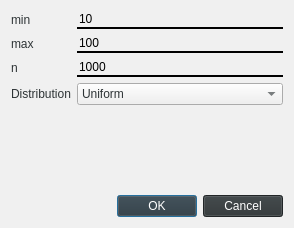
<?xml version="1.0" encoding="UTF-8"?>
<ui version="4.0">
 <class>Dialog</class>
 <widget class="QDialog" name="Dialog">
  <property name="geometry">
   <rect>
    <x>0</x>
    <y>0</y>
    <width>294</width>
    <height>228</height>
   </rect>
  </property>
  <property name="windowTitle">
   <string>Dialog</string>
  </property>
  <property name="styleSheet">
   <string notr="true">background-color: rgb(240, 240, 240);</string>
  </property>
  <layout class="QVBoxLayout" name="verticalLayout">
   <item>
    <layout class="QFormLayout" name="formLayout">
     <item row="0" column="0">
      <widget class="QLabel" name="label">
       <property name="styleSheet">
        <string notr="true">color: rgb(46, 52, 54);;</string>
       </property>
       <property name="text">
        <string>min</string>
       </property>
      </widget>
     </item>
     <item row="0" column="1">
      <widget class="QLineEdit" name="lineEdit_2">
       <property name="styleSheet">
        <string notr="true">background-color: rgb(240, 240, 240);
border: none;
border-bottom: 2px solid black;</string>
       </property>
       <property name="text">
        <string>10</string>
       </property>
      </widget>
     </item>
     <item row="1" column="0">
      <widget class="QLabel" name="label_2">
       <property name="styleSheet">
        <string notr="true">color: rgb(46, 52, 54);;</string>
       </property>
       <property name="text">
        <string>max</string>
       </property>
      </widget>
     </item>
     <item row="1" column="1">
      <widget class="QLineEdit" name="lineEdit">
       <property name="styleSheet">
        <string notr="true">background-color: rgb(240, 240, 240);
border: none;
border-bottom: 2px solid black;</string>
       </property>
       <property name="text">
        <string>100</string>
       </property>
      </widget>
     </item>
     <item row="2" column="0">
      <widget class="QLabel" name="label_3">
       <property name="styleSheet">
        <string notr="true">color: rgb(46, 52, 54);;</string>
       </property>
       <property name="text">
        <string>n</string>
       </property>
      </widget>
     </item>
     <item row="2" column="1">
      <widget class="QLineEdit" name="lineEdit_3">
       <property name="styleSheet">
        <string notr="true">background-color: rgb(240, 240, 240);
border: none;
border-bottom: 2px solid black;</string>
       </property>
       <property name="text">
        <string>1000</string>
       </property>
      </widget>
     </item>
     <item row="3" column="1">
      <widget class="QComboBox" name="comboBox">
       <property name="styleSheet">
        <string notr="true">color: rgb(46, 52, 54);;</string>
       </property>
       <item>
        <property name="text">
         <string>Uniform</string>
        </property>
       </item>
       <item>
        <property name="text">
         <string>Normal</string>
        </property>
       </item>
      </widget>
     </item>
     <item row="3" column="0">
      <widget class="QLabel" name="label_4">
       <property name="styleSheet">
        <string notr="true">color: rgb(46, 52, 54);;</string>
       </property>
       <property name="text">
        <string>Distribution</string>
       </property>
      </widget>
     </item>
    </layout>
   </item>
   <item alignment="Qt::AlignBottom">
    <widget class="QDialogButtonBox" name="buttonBox">
     <property name="styleSheet">
      <string notr="true">border-color: rgb(46, 52, 54);
color: rgb(255, 255, 255);
background-color: rgb(46, 52, 54);
alternate-background-color: rgb(136, 138, 133);</string>
     </property>
     <property name="orientation">
      <enum>Qt::Horizontal</enum>
     </property>
     <property name="standardButtons">
      <set>QDialogButtonBox::Cancel|QDialogButtonBox::Ok</set>
     </property>
    </widget>
   </item>
  </layout>
 </widget>
 <resources/>
 <connections>
  <connection>
   <sender>buttonBox</sender>
   <signal>accepted()</signal>
   <receiver>Dialog</receiver>
   <slot>accept()</slot>
   <hints>
    <hint type="sourcelabel">
     <x>248</x>
     <y>254</y>
    </hint>
    <hint type="destinationlabel">
     <x>157</x>
     <y>274</y>
    </hint>
   </hints>
  </connection>
  <connection>
   <sender>buttonBox</sender>
   <signal>rejected()</signal>
   <receiver>Dialog</receiver>
   <slot>reject()</slot>
   <hints>
    <hint type="sourcelabel">
     <x>316</x>
     <y>260</y>
    </hint>
    <hint type="destinationlabel">
     <x>286</x>
     <y>274</y>
    </hint>
   </hints>
  </connection>
 </connections>
</ui>
